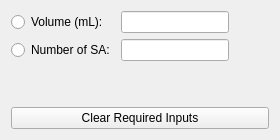
            <widget class="QWidget" name="tab_5">
             <attribute name="title">
              <string>Required Inputs</string>
             </attribute>
             <layout class="QGridLayout" name="gridLayout_4">
              <item row="0" column="0">
               <layout class="QVBoxLayout" name="vertical_layout_required_inputs">
                <item>
                 <layout class="QGridLayout" name="inner_grid_layout_required_inputs">
                  <item row="0" column="2">
                   <spacer name="horizontal_spacer_required_inputs">
                    <property name="orientation">
                     <enum>Qt::Horizontal</enum>
                    </property>
                    <property name="sizeHint" stdset="0">
                     <size>
                      <width>40</width>
                      <height>20</height>
                     </size>
                    </property>
                   </spacer>
                  </item>
                  <item row="1" column="1">
                   <widget class="QLineEdit" name="line_edit_num_sa">
                    <property name="maximumSize">
                     <size>
                      <width>200</width>
                      <height>16777215</height>
                     </size>
                    </property>
                   </widget>
                  </item>
                  <item row="0" column="1">
                   <widget class="QLineEdit" name="line_edit_build_volume">
                    <property name="maximumSize">
                     <size>
                      <width>200</width>
                      <height>16777215</height>
                     </size>
                    </property>
                   </widget>
                  </item>
                  <item row="1" column="0">
                   <widget class="QRadioButton" name="radio_btn_num_sa">
                    <property name="text">
                     <string>Number of SA:</string>
                    </property>
                   </widget>
                  </item>
                  <item row="0" column="0">
                   <widget class="QRadioButton" name="radio_btn_volume">
                    <property name="text">
                     <string>Volume (mL):</string>
                    </property>
                   </widget>
                  </item>
                  <item row="2" column="2">
                   <spacer name="vertical_spacer_required_inputs">
                    <property name="orientation">
                     <enum>Qt::Vertical</enum>
                    </property>
                    <property name="sizeHint" stdset="0">
                     <size>
                      <width>20</width>
                      <height>40</height>
                     </size>
                    </property>
                   </spacer>
                  </item>
                 </layout>
                </item>
               </layout>
              </item>
              <item row="1" column="0">
               <widget class="QPushButton" name="btn_clear_req_ins_wi_gen">
                <property name="text">
                 <string>Clear Required Inputs</string>
                </property>
               </widget>
              </item>
             </layout>
            </widget>
